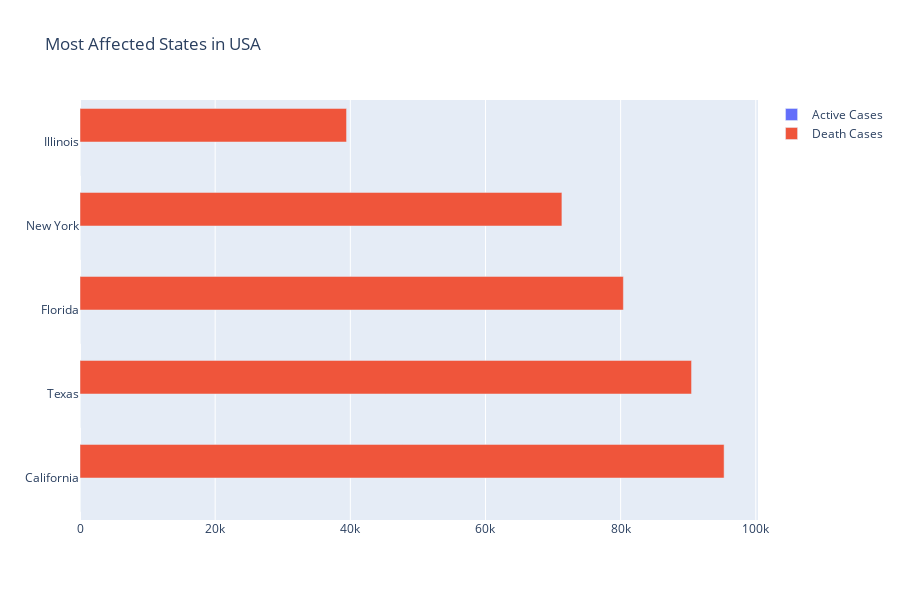

Notebook code cell kept with this figure:
### Code cell
# Let's plot!
# USA 
fig5 = go.Figure(data = [
    go.Bar(name = 'Active Cases', x = topstates_us['Active'], y = topstates_us['State'], orientation = 'h'),
    go.Bar(name = 'Death Cases', x = topstates_us['Deaths'], y = topstates_us['State'], orientation = 'h')])
fig5.update_layout(title = 'Most Affected States in USA', height = 600)
fig5.show()

### Figure 1 — Plotly figure (JSON) as saved in the notebook; plotly's stock layout.template omitted (floating-point values rounded to 4 significant figures)
{"data": [{"name": "Active Cases", "orientation": "h", "type": "bar", "x": [0, 0, 0, 0, 0], "y": ["California", "Texas", "Florida", "New York", "Illinois"]}, {"name": "Death Cases", "orientation": "h", "type": "bar", "x": [95311, 90495, 80408, 71311, 39445], "y": ["California", "Texas", "Florida", "New York", "Illinois"]}], "layout": {"height": 600, "title": {"text": "Most Affected States in USA"}}}
